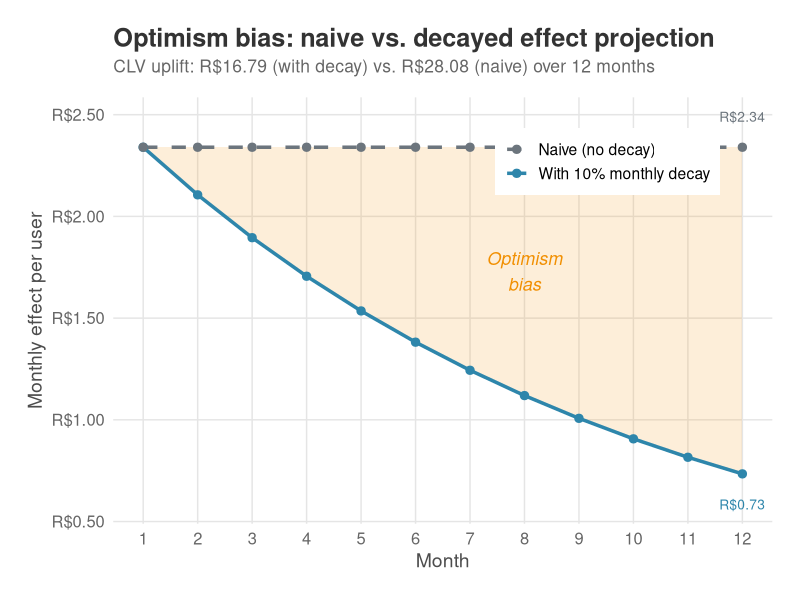
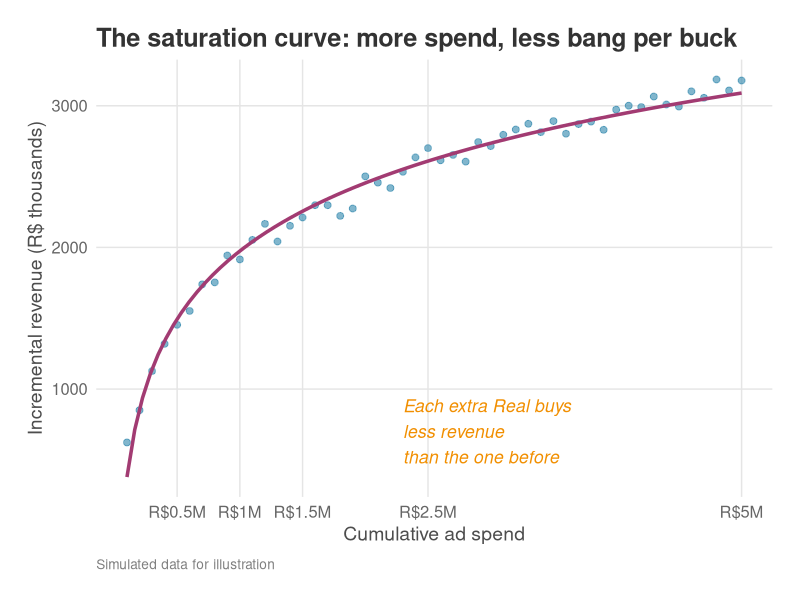
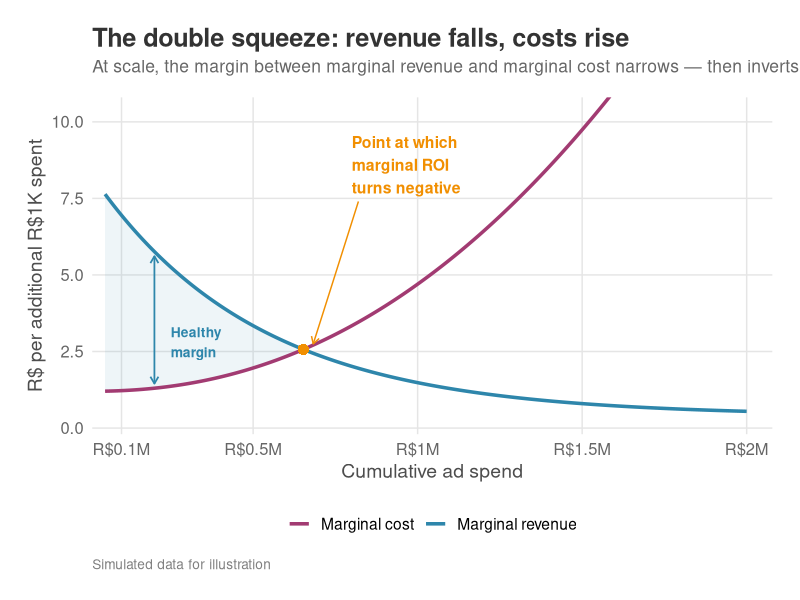
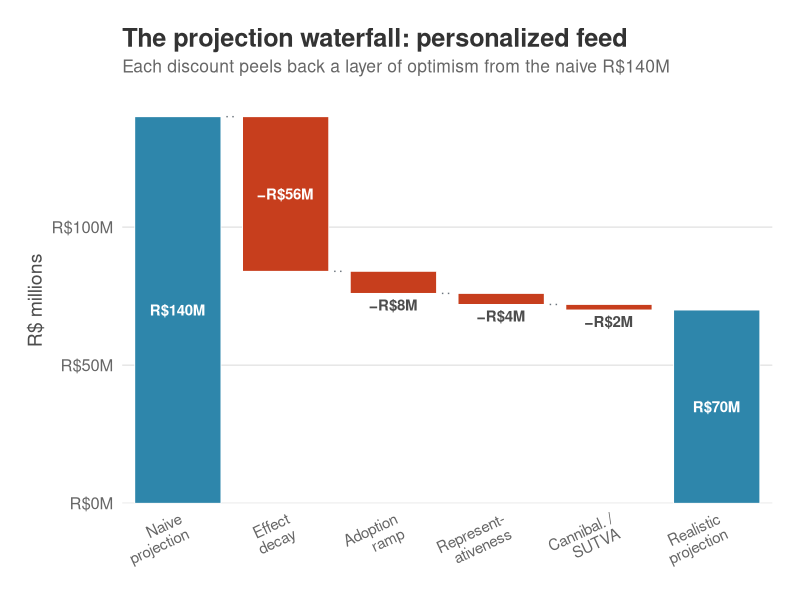

The R script that drew these images, in order:
##########################################################
## Everyday Causal Inference: How to estimate, test, and explain impacts with R and Python
## www.everydaycausal.com
## Copyright (c) 2025 by Robson Tigre. All rights reserved.
## You may read, run, adapt, and cite this code, provided you credit the source.
## It should not be used to create competing educational or commercial products
##########################################################
## Code for Chapter 14 - Translating causal estimates into metrics of business value
## Created: Mar 06, 2026
## Last modified: 2026-05-07
##########################################################

# ==========================================================
# SETUP
# ==========================================================
# install once: install.packages(c("tidyverse", "scales"))
library(tidyverse)
library(scales)

# Book-wide color palette (colorblind-friendly, consistent across all chapters)
book_colors <- list(
    primary    = "#2E86AB", # Steel blue
    secondary  = "#A23B72", # Magenta
    accent     = "#F18F01", # Orange
    success    = "#C73E1D", # Red-orange
    muted      = "#6C757D", # Gray
    light_gray = "grey90",
    dark_gray  = "grey30"
)

theme_book <- function(base_size = 14) {
    theme_minimal(base_size = base_size) +
        theme(
            plot.title = element_text(
                face = "bold", size = base_size * 1.3,
                color = "grey20", margin = margin(b = 5)
            ),
            plot.subtitle = element_text(
                size = base_size * 0.9, color = "grey40",
                margin = margin(b = 15)
            ),
            plot.caption = element_text(
                size = base_size * 0.7, color = "grey50",
                hjust = 0, margin = margin(t = 10)
            ),
            axis.title = element_text(size = base_size, color = "grey30"),
            axis.text = element_text(size = base_size * 0.85, color = "grey40"),
            panel.grid.major = element_line(color = "grey90", linewidth = 0.5),
            panel.grid.minor = element_blank(),
            legend.position = "bottom",
            plot.margin = margin(20, 20, 20, 20)
        )
}


# ==========================================================
# BLOCK 1: SCALING -- FROM STATISTICAL UNITS TO FINANCIAL UNITS
# (Chapter section: "From statistical units to financial units")
# ==========================================================
# Multiply per-user effect by the eligible user base, then by the projection
# horizon, to get the naive starting number that the rest of the pipeline
# discounts down. R$2.34 x 5M MAU x 12 months ~= R$140M annual.

ate <- 2.34 # R$ per user per 30 days (from Chapter 3)
mau <- 5e6 # monthly active users
monthly_impact <- ate * mau
annual_naive <- monthly_impact * 12

cat(sprintf("Per-user effect: R$%.2f/month\n", ate))
cat(sprintf("MAU: %s\n", format(mau, big.mark = ",")))
cat(sprintf(
    "Projected monthly impact: R$%s\n",
    format(monthly_impact, big.mark = ",")
))
cat(sprintf(
    "Naive annual projection: R$%s\n",
    format(annual_naive, big.mark = ",")
))


# ==========================================================
# BLOCK 2: CLV UPLIFT WITH MONTHLY DECAY (headline calculation, r = 0)
# (Chapter section: "Decay over time: customer lifetime value uplift")
# ==========================================================
# Decay only, no time-value-of-money discount. Using r = 0.01 (illustrative
# monthly WACC, ~12% annualized) lowers the result to ~R$16.10; over a 12-month
# horizon that difference is small next to the decay assumption itself, so the
# chapter shows the headline at r = 0 for clarity.

ate_month_0 <- 2.34 # R$ per user, month 0
effect_persistence <- 0.90 # monthly persistence; effect decays 10% per period
horizon <- 12 # months

months <- 0:(horizon - 1)
effects <- ate_month_0 * effect_persistence^months
clv_uplift <- sum(effects)

cat(sprintf("Month 0 effect: R$%.2f\n", effects[1]))
cat(sprintf("Month 6 effect: R$%.2f\n", effects[7]))
cat(sprintf("Month 11 effect: R$%.2f\n", effects[12]))
cat(sprintf("CLV uplift (12 months): R$%.2f per user\n", clv_uplift))
cat(sprintf("Without decay: R$%.2f per user\n", ate_month_0 * 12))


# ==========================================================
# FIGURE: clv-decay-vs-naive.png   (@fig-clv-decay)
# (Chapter section: "Decay over time: customer lifetime value uplift")
# ==========================================================
# Shows the optimism-bias gap between the naive flat path (R$2.34/month) and
# the decayed path (lambda = 0.90). The shaded ribbon is the cumulative
# overstatement that the naive forecast would build into the board deck.

naive_path <- rep(ate_month_0, horizon)
cum_decayed <- cumsum(effects)
cum_naive <- cumsum(naive_path)

clv_df <- tibble(
    month  = rep(months, 2),
    effect = c(effects, naive_path),
    type   = rep(c("With 10% monthly decay", "Naive (no decay)"), each = horizon)
)

p_clv <- ggplot(clv_df, aes(x = month, y = effect, color = type, linetype = type)) +
    geom_ribbon(
        data = tibble(month = months, ymin = effects, ymax = naive_path),
        aes(x = month, ymin = ymin, ymax = ymax),
        inherit.aes = FALSE,
        fill = book_colors$accent, alpha = 0.15
    ) +
    geom_line(linewidth = 1.2) +
    geom_point(size = 2.5) +
    annotate("text",
        x = 7, y = (ate_month_0 + effects[8]) / 2,
        label = "Optimism\nbias", color = book_colors$accent,
        fontface = "italic", size = 4.5
    ) +
    annotate("text",
        x = 11, y = naive_path[12] + 0.15,
        label = sprintf("R$%.2f", ate_month_0),
        color = book_colors$muted, size = 3.5
    ) +
    annotate("text",
        x = 11, y = effects[12] - 0.15,
        label = sprintf("R$%.2f", effects[12]),
        color = book_colors$primary, size = 3.5
    ) +
    scale_color_manual(values = c(
        "Naive (no decay)" = book_colors$muted,
        "With 10% monthly decay" = book_colors$primary
    )) +
    scale_linetype_manual(values = c(
        "Naive (no decay)" = "dashed",
        "With 10% monthly decay" = "solid"
    )) +
    scale_x_continuous(breaks = 0:11, labels = 1:12) +
    scale_y_continuous(labels = function(x) paste0("R$", formatC(x, format = "f", digits = 2))) +
    labs(
        x = "Month",
        y = "Monthly effect per user",
        title = "Optimism bias: naive vs. decayed effect projection",
        subtitle = sprintf(
            "CLV uplift: R$%.2f (with decay) vs. R$%.2f (naive) over 12 months",
            tail(cum_decayed, 1), tail(cum_naive, 1)
        ),
        color = NULL, linetype = NULL
    ) +
    theme_book() +
    theme(
        legend.position = c(0.75, 0.85),
        legend.background = element_rect(fill = "white", color = NA)
    )

ggsave("images/clv-decay-vs-naive.png", p_clv,
    width = 9, height = 5.5, dpi = 300, bg = "white"
)
cat("Saved: images/clv-decay-vs-naive.png\n")


# ==========================================================
# BLOCK 3: ROI -- PERSONALIZED FEED
# (Chapter section: "Return on investment (ROI)")
# ==========================================================
# feed_12m_profit is the 12-month cumulative profit (post-decay,
# pre-investment) -- NOT an annual run-rate. profit_30d from @sec-protocol is
# already net of variable costs; the code below only subtracts the fixed
# investment to get net profit.
clv_per_user <- sum(2.34 * 0.90^(0:11)) # ~R$17/user (decay only; omitting the ~1% monthly discount overstates by ~4%)
feed_12m_profit <- clv_per_user * 5e6 # ~R$84M: 12-month cumulative profit (variable costs already netted)
feed_investment <- 4e6 # R$4M fixed investment (build + maintain)
feed_roi <- (feed_12m_profit - feed_investment) / feed_investment # = Incremental Net Profit / Investment

cat(sprintf("\nCLV uplift per user: R$%.2f\n", clv_per_user))
cat(sprintf(
    "12-month profit (post-decay): R$%sM\n",
    format(round(feed_12m_profit / 1e6), big.mark = ",")
))
cat(sprintf(
    "Incremental net profit: R$%sM\n",
    format(round((feed_12m_profit - feed_investment) / 1e6), big.mark = ",")
))
cat(sprintf("ROI: %.0fx annual return\n", feed_roi))


# ==========================================================
# FIGURE: diminishing-returns-saturation.png   (@fig-diminishing-returns)
# (Chapter section: "Diminishing returns")
# ==========================================================
# Illustrative ad-spend saturation curve: revenue grows logarithmically with
# spend, so each additional Real buys less revenue than the one before.

set.seed(42)
spend_levels <- seq(100, 5000, by = 100) # R$ thousands
true_revenue <- 800 * log(spend_levels / 100 + 1) + rnorm(length(spend_levels), 0, 50)
ad_data <- tibble(spend = spend_levels, revenue = true_revenue)

p_sat <- ggplot(ad_data, aes(x = spend, y = revenue)) +
    geom_point(color = book_colors$primary, alpha = 0.6, size = 2) +
    geom_smooth(
        method = "lm", formula = y ~ log(x),
        color = book_colors$secondary, linewidth = 1.2, se = FALSE
    ) +
    annotate("text",
        x = 2300, y = max(true_revenue) * 0.22,
        label = "Each extra Real buys\nless revenue\nthan the one before",
        color = book_colors$accent,
        hjust = 0, fontface = "italic", size = 4.5
    ) +
    scale_x_continuous(
        breaks = c(500, 1000, 1500, 2500, 5000),
        labels = c("R$0.5M", "R$1M", "R$1.5M", "R$2.5M", "R$5M")
    ) +
    labs(
        x = "Cumulative ad spend",
        y = "Incremental revenue (R$ thousands)",
        title = "The saturation curve: more spend, less bang per buck",
        caption = "Simulated data for illustration"
    ) +
    theme_book()

ggsave("images/diminishing-returns-saturation.png", p_sat,
    width = 9, height = 5.5, dpi = 300, bg = "white"
)
cat("Saved: images/diminishing-returns-saturation.png\n")


# ==========================================================
# FIGURE: diminishing-returns-squeeze.png   (@fig-squeeze)
# (Chapter section: "Diminishing returns")
# ==========================================================
# Marginal revenue falls while marginal cost rises -- the margin between the
# two curves shrinks and eventually inverts. Crossover marks where marginal
# ROI turns negative.

set.seed(42)
n_sq <- 500
spend_sq <- seq(0.05, 2.0, length.out = n_sq) # R$ millions
mr_sq <- 8.0 * exp(-2.0 * spend_sq) + 0.4
mc_sq <- 1.2 + 3.5 * spend_sq^2.2

squeeze_df <- tibble(
    spend = spend_sq,
    marginal_revenue = mr_sq,
    marginal_cost = mc_sq
)

# Find crossover by linear interpolation
diff_val <- mr_sq - mc_sq
cross_idx <- which(diff(sign(diff_val)) != 0)[1]
x1 <- spend_sq[cross_idx]
x2 <- spend_sq[cross_idx + 1]
y1 <- diff_val[cross_idx]
y2 <- diff_val[cross_idx + 1]
cross_x <- x1 - y1 * (x2 - x1) / (y2 - y1)
cross_y <- 8.0 * exp(-2.0 * cross_x) + 0.4

shade_df <- squeeze_df |> filter(marginal_revenue >= marginal_cost)

healthy_x <- 0.20
healthy_mr <- 8.0 * exp(-2.0 * healthy_x) + 0.4
healthy_mc <- 1.2 + 3.5 * healthy_x^2.2

neg_label_x <- 0.80
neg_label_y <- 8.6

p_squeeze <- ggplot(squeeze_df, aes(x = spend)) +
    geom_ribbon(
        data = shade_df,
        aes(ymin = marginal_cost, ymax = marginal_revenue),
        fill = book_colors$primary, alpha = 0.08
    ) +
    geom_line(aes(y = marginal_revenue, color = "Marginal revenue"), linewidth = 1.2) +
    geom_line(aes(y = marginal_cost, color = "Marginal cost"), linewidth = 1.2) +
    annotate("point",
        x = cross_x, y = cross_y,
        size = 3.5, color = book_colors$accent, shape = 16
    ) +
    annotate("segment",
        x = neg_label_x + 0.02, xend = cross_x + 0.03,
        y = 7.4, yend = cross_y + 0.18,
        color = book_colors$accent, linewidth = 0.5,
        arrow = arrow(length = unit(0.08, "inches"), type = "open")
    ) +
    annotate("text",
        x = neg_label_x, y = neg_label_y,
        label = "Point at which\nmarginal ROI\nturns negative",
        size = 4.0, fontface = "bold",
        color = book_colors$accent,
        hjust = 0, vjust = 0.5
    ) +
    annotate("text",
        x = healthy_x + 0.05, y = 2.8,
        label = "Healthy\nmargin",
        size = 3.5, fontface = "bold",
        color = book_colors$primary,
        hjust = 0, vjust = 0.5
    ) +
    annotate("segment",
        x = healthy_x, xend = healthy_x,
        y = healthy_mc + 0.15, yend = healthy_mr - 0.15,
        color = book_colors$primary, linewidth = 0.6,
        arrow = arrow(
            ends = "both", length = unit(0.08, "inches"),
            type = "open"
        )
    ) +
    scale_color_manual(values = c(
        "Marginal revenue" = book_colors$primary,
        "Marginal cost" = book_colors$secondary
    )) +
    scale_x_continuous(
        breaks = c(0.1, 0.5, 1.0, 1.5, 2.0),
        labels = paste0("R$", c(0.1, 0.5, 1.0, 1.5, 2.0), "M"),
        expand = expansion(mult = c(0.02, 0.04))
    ) +
    scale_y_continuous(expand = expansion(mult = c(0.02, 0.08))) +
    coord_cartesian(ylim = c(0, 10)) +
    labs(
        title = "The double squeeze: revenue falls, costs rise",
        subtitle = "At scale, the margin between marginal revenue and marginal cost narrows — then inverts",
        caption = "Simulated data for illustration",
        x = "Cumulative ad spend",
        y = "R$ per additional R$1K spent",
        color = NULL
    ) +
    theme_book() +
    theme(legend.title = element_blank())

ggsave("images/diminishing-returns-squeeze.png", p_squeeze,
    width = 9, height = 5.5, dpi = 300, bg = "white"
)
cat(sprintf("Saved: images/diminishing-returns-squeeze.png  (crossover at R$%.2fM)\n", cross_x))


# ==========================================================
# FIGURE: waterfall-feed.png   (@fig-waterfall-feed)
# (Chapter section: "How much of the impact survives rollout")
# ==========================================================
# Numbers match the chapter waterfall table:
#   Naive: R$2.34 x 5M x 12 = R$140M
#   Decay (-40%):              140 x 0.60 = 84
#   Adoption ramp (-10% of 84): 84 x 0.90 = 75.6 ~= 76
#   Representativeness (-5% of 76): 76 x 0.95 = 72.2 ~= 72
#   Cannibal./SUTVA (-3% of 72):    72 x 0.97 = 69.8 ~= 70

build_waterfall <- function(labels, totals, title, subtitle,
                            unit_label = "R$ millions",
                            label_fn = function(x) paste0("R$", round(x), "M")) {
    n <- length(labels)
    deductions <- c(0, diff(totals))
    ymin <- numeric(n)
    ymax <- numeric(n)
    for (i in seq_len(n)) {
        if (i == 1 || i == n) {
            ymin[i] <- 0
            ymax[i] <- totals[i]
        } else {
            ymin[i] <- totals[i]
            ymax[i] <- totals[i - 1]
        }
    }
    bar_type <- rep("deduction", n)
    bar_type[1] <- "start"
    bar_type[n] <- "end"

    df <- tibble(
        label = factor(labels, levels = labels),
        total = totals,
        deduction = deductions,
        ymin = ymin,
        ymax = ymax,
        bar_type = bar_type
    )

    connectors <- tibble(
        x    = seq(1.45, n - 0.55, by = 1),
        xend = seq(1.55, n - 0.45, by = 1),
        y    = head(totals, -1),
        yend = head(totals, -1)
    )
    connectors <- connectors[1:(n - 2), ]

    max_val <- max(totals)
    thin_threshold <- max_val * 0.08
    df <- df |>
        mutate(
            bar_label = ifelse(
                bar_type == "deduction",
                paste0("−", label_fn(abs(deduction))),
                label_fn(total)
            ),
            bar_height = abs(ymax - ymin),
            is_thin = bar_height < thin_threshold,
            label_y = case_when(
                bar_type != "deduction" ~ ymax / 2,
                is_thin ~ ymin - max_val * 0.03,
                TRUE ~ (ymin + ymax) / 2
            ),
            label_color = ifelse(is_thin, book_colors$dark_gray, "white")
        )

    ggplot(df) +
        geom_rect(
            aes(
                xmin = as.numeric(label) - 0.4,
                xmax = as.numeric(label) + 0.4,
                ymin = ymin, ymax = ymax,
                fill = bar_type
            ),
            color = "white", linewidth = 0.3
        ) +
        geom_segment(
            data = connectors,
            aes(x = x, xend = xend, y = y, yend = yend),
            color = book_colors$muted, linewidth = 0.5, linetype = "dotted"
        ) +
        geom_text(aes(x = as.numeric(label), y = label_y, label = bar_label),
            color = df$label_color, fontface = "bold", size = 3.8
        ) +
        scale_fill_manual(
            values = c(
                "start" = book_colors$primary,
                "deduction" = book_colors$success,
                "end" = book_colors$primary
            ),
            guide = "none"
        ) +
        scale_x_continuous(
            breaks = seq_len(n), labels = labels,
            expand = expansion(mult = c(0.02, 0.02))
        ) +
        scale_y_continuous(
            labels = function(x) paste0("R$", x, "M"),
            expand = expansion(mult = c(0, 0.05))
        ) +
        labs(title = title, subtitle = subtitle, x = NULL, y = unit_label) +
        theme_book() +
        theme(
            axis.text.x = element_text(angle = 25, hjust = 1, size = 11),
            panel.grid.major.x = element_blank()
        )
}

feed_labels <- c(
    "Naive\nprojection",
    "Effect\ndecay",
    "Adoption\nramp",
    "Represent-\nativeness",
    "Cannibal. /\nSUTVA",
    "Realistic\nprojection"
)
feed_totals <- c(140, 84, 76, 72, 70, 70)

p_feed <- build_waterfall(
    labels   = feed_labels,
    totals   = feed_totals,
    title    = "The projection waterfall: personalized feed",
    subtitle = "Each discount peels back a layer of optimism from the naive R$140M"
)

ggsave("images/waterfall-feed.png", p_feed,
    width = 10, height = 6, dpi = 300, bg = "white"
)
cat("Saved: images/waterfall-feed.png\n")


# ==========================================================
# BLOCK 4: SENSITIVITY ANALYSIS
# (Chapter section: "Sensitivity analysis")
# ==========================================================
# Sensitivity analysis: personalized feed ROI under different assumptions.
# profit_12m below is the 12-month cumulative profit (post-decay,
# pre-investment); ROI subtracts fixed investment in the numerator.
scenarios <- expand.grid(
    investment = c(4e6, 6e6, 8e6), # R$4M, R$6M, R$8M fixed build investment
    decay      = c(0.00, 0.10, 0.20),
    mau        = c(3e6, 5e6, 7e6) # 3M, 5M, 7M users
)

scenarios <- scenarios |>
    mutate(
        profit_12m = sapply(decay, function(d) sum(2.34 * (1 - d)^(0:11))) * mau,
        roi = (profit_12m - investment) / investment
    )

# Show a focused slice: vary investment and decay at 5M MAU
focus <- scenarios |>
    filter(mau == 5e6) |> # 5M MAU slice
    mutate(
        investment_label = paste0("R$", investment / 1e6, "M"),
        decay_label = paste0(decay * 100, "% decay"),
        roi_label = paste0(round(roi), "x")
    ) |>
    select(investment_label, decay_label, roi_label) |>
    pivot_wider(names_from = decay_label, values_from = roi_label)

cat("\nROI sensitivity (5M MAU, varying fixed investment and monthly decay):\n")
print(as.data.frame(focus), row.names = FALSE)


# ==========================================================
# BLOCK 5: PRE-EXPERIMENT ROI PROJECTION FROM MEI-CALIBRATED MDE
# (Chapter section: "From breakeven to experiment design")
# ==========================================================
# profit_12m_mde below is 12-month cumulative profit (post-decay,
# pre-investment), assuming the true effect equals the MEI (which is also the MDE here).
mde <- 0.80 # R$/user/month (stakeholder MEI used as target MDE)
mau <- 5e6 # 5M monthly active users
investment <- 4e6 # R$4M build + maintain
decay <- 0.10 # 10% monthly decay
horizon <- 12 # months

# Breakeven effect: minimum per-user-per-month lift that covers investment over decayed horizon
effective_months <- sum((1 - decay)^(0:(horizon - 1)))
breakeven_effect <- investment / (mau * effective_months)

# Projected 12-month cumulative profit if true effect = MEI (conservative)
profit_12m_mde <- sum(mde * (1 - decay)^(0:(horizon - 1))) * mau # with decay

roi_mde <- (profit_12m_mde - investment) / investment

cat(sprintf("\nBreakeven effect: R$%.2f/user/month\n", breakeven_effect))
cat(sprintf("MEI (= target MDE): R$%.2f/user/month\n", mde))
cat(sprintf("MEI to breakeven ratio: %.1fx above breakeven\n\n", mde / breakeven_effect))

# If the true effect equals the MEI (conservative), what does the project look like?
cat(sprintf(
    "  12-month profit (with decay): R$%sM\n",
    format(round(profit_12m_mde / 1e6), big.mark = ",")
))
cat(sprintf("  ROI: %.0fx\n", roi_mde))


# ==========================================================
# BLOCK 6: CONFIDENCE INTERVAL -> FINANCIAL RANGE
# (Chapter section: "The p-value trap and ROI confidence intervals")
# ==========================================================
# Plug-in method: re-run the financial formula at each CI bound. ROI is a
# strictly monotone function of the effect, so this preserves coverage.
feed_ci <- c(1.75, 2.93) # 95% CI from Chapter 3
clv_factor <- sum(0.90^(0:11)) # 12-month decay multiplier (~7.18)
feed_profit_12m <- feed_ci * 5e6 * clv_factor # 5M MAU
feed_roi_ci <- (feed_profit_12m - 4e6) / 4e6 # ROI at each bound

# Confidence interval -> financial range
cat(sprintf("Effect CI: [R$%.2f, R$%.2f] per user/month\n", feed_ci[1], feed_ci[2]))
cat(sprintf(
    "12-month profit range (with 10%% decay): [R$%.0fM, R$%.0fM]\n",
    feed_profit_12m[1] / 1e6, feed_profit_12m[2] / 1e6
))
cat(sprintf("ROI range against R$4M cost: %.0fx to %.0fx\n", feed_roi_ci[1], feed_roi_ci[2]))


# ==========================================================
# BLOCK 7: ESTIMATING lambda FROM HOLDOUT DATA
# (Chapter section: "Appendix 13.B -- Effect decay is predictable")
# ==========================================================
# Simulate a five-month holdout where the true effect-persistence factor is
# lambda = 0.88 and recover the estimate from a simple log-linear regression.
# This is the template you'd use with real holdout data -- replace the
# simulated values with your observed per-period effects.
set.seed(42)
effect_0 <- 2.34 # initial per-user effect (R$/month)
lambda_true <- 0.88 # true monthly effect persistence
months <- 0:4 # holdout measurements at months 0-4

# Simulate observed effects: true decay + measurement noise
log_effects <- log(effect_0) + months * log(lambda_true) +
    rnorm(5, mean = 0, sd = 0.05)

# Regress log(effect) on time to recover lambda
fit <- lm(log_effects ~ months)
slope <- coef(fit)["months"]
se <- summary(fit)$coefficients["months", "Std. Error"]

# Estimated lambda and 95% CI
lambda_hat <- exp(slope)
t_crit <- qt(0.975, df = length(months) - 2)
ci_lo <- exp(slope - t_crit * se)
ci_hi <- exp(slope + t_crit * se)

# Assumed lambda was 0.90 (the chapter's working assumption); compare to the estimate below
cat(sprintf(
    "Estimated lambda: %.2f  [95%% CI: %.2f, %.2f]\n",
    lambda_hat, ci_lo, ci_hi
))
